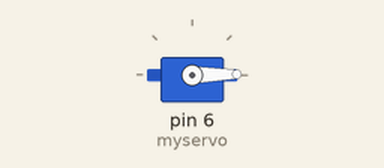
This sketch was run on a simulated Arduino Uno, built with avr-gcc and run on an emulated ATmega328P. Parts: servo.

Above: at 0.05 s.
At 1.35 s:
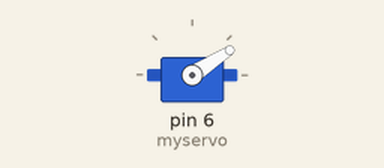
At 2.4 s:
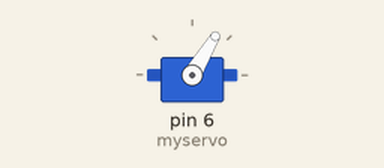
At 4.8 s:
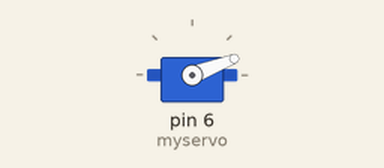
Timing chart, 0 to 7.3 s (numbered marks = the images above):
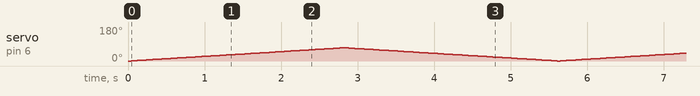

The sketch:

projekt_gafflar.ino
```cpp
#include <Servo.h>

Servo myservo;  // Skapar objektet Servo för att styra servon

void setup() {
  myservo.attach(6);  // Kopplar servon till kontakt 9 på Arduino
}

void loop() {
  for(int i=0;i<70;i++){    //Höjer gafflar med 1 grad per 40ms, till 70 grader.
    myservo.write(i);
    delay(40);
  }
  for(int i=70;i>0;i--){    //Sänker gafflar med 1 grad per 40ms, till 0 grader.
    myservo.write(i);
    delay(40);
  }
}
```
